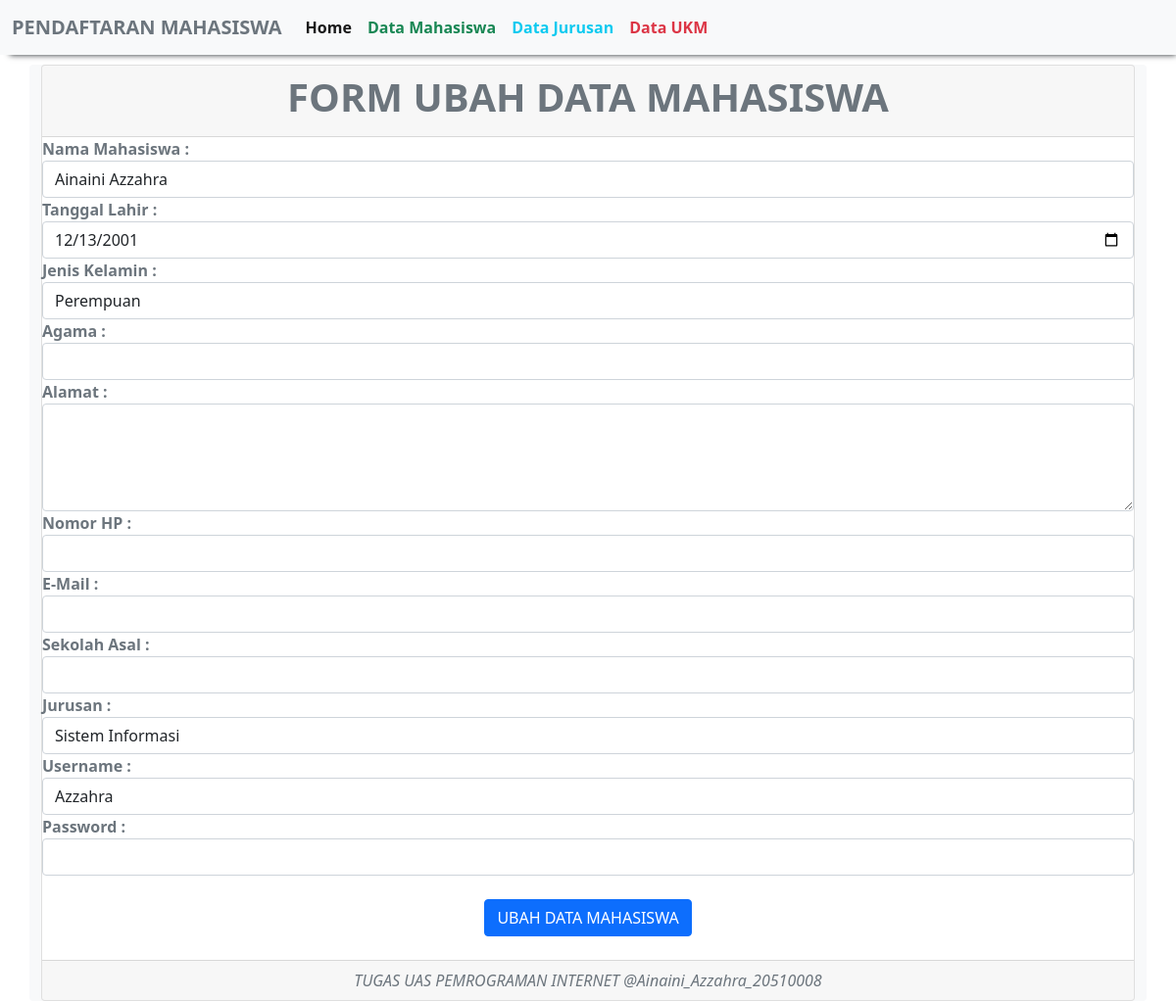
The app's page /ubah_mahasiswa.php (signed in) with its own data.
### tables this page shows
CREATE TABLE `calon_mahasiswa` (
  `id_mahasiswa` int(11) NOT NULL,
  `nama` varchar(100) NOT NULL,
  `tanggal_lahir` date NOT NULL,
  `jenis_kelamin` enum('L','P') NOT NULL,
  `agama` enum('Islam','Kristen','Hindu','Budha','Atheis') NOT NULL,
  `alamat` text NOT NULL,
  `nomor_hp` bigint(20) NOT NULL,
  `email` char(50) NOT NULL,
  `sekolah_asal` varchar(100) NOT NULL,
  `username` varchar(50) NOT NULL,
  `password` varchar(50) NOT NULL,
  `id_jurusan` int(11) NOT NULL
);

### ubah_mahasiswa.php (the view, shortened to what this page needs)
<?php
    include "header.php";
?>
<!DOCTYPE html>
<html>
<head>
  <link href="https://cdn.jsdelivr.net/npm/bootstrap@5.0.2/dist/css/bootstrap.min.css" rel="stylesheet">
</head>
<body>
    <?php
    include "koneksi.php";
    $qry_get_mahasiswa=mysqli_query($conn,"select * from calon_mahasiswa");
    $dt_mahasiswa=mysqli_fetch_array($qry_get_mahasiswa);
    ?>
    <div class="card text">
         <div class="card-header text-secondary">
            <center><h1><b>FORM UBAH DATA MAHASISWA</b></h1></center>
         </div>
         <form action="proses_ubah_mahasiswa.php" method="post" class="text-secondary">
                <b>Nama Mahasiswa :</b>
                <input type="text" name="nama" value="<?=$dt_mahasiswa['nama']?>" class="form-control">
                <b>Tanggal Lahir :</b>
                <input type="date" name="tanggal_lahir" value="<?=$dt_mahasiswa['tanggal_lahir']?>" class="form-control">
                <b>Jenis Kelamin :</b>
                <?php
                $arr_jk=array('L'=>'Laki-Laki','P'=>'Perempuan');
                ?>
                <select name="jenis_kelamin" class="form-control">
                  <?php foreach ($arr_jk as $key_jk => $val_jk):
                     if($key_jk==$dt_mahasiswa['jenis_kelamin']){
                         $selek="selected";
                     } else {
                         $selek="";
                     }
                  ?>
                     <option value="<?=$key_jk?>" <?=$selek?>><?=$val_jk?></option>
                  <?php endforeach ?>
                </select>
                <b>Agama :</b>
                <?php
                $arr_ag=array('I'=>'Islam','K'=>'Kristen','H'=>'Hindu','B'=>'Budha','A'=>'Atheis');
                ?>
                <select name="agama" class="form-control">
                  <option></option>
                  <?php foreach ($arr_ag as $key_ag => $val_ag):
                     if($key_ag==$dt_mahasiswa['agama']){
                         $selek="selected";
                     } else {
                         $selek="";
                     }
                  ?>
                     <option value="<?=$key_ag?>" <?=$selek?>><?=$val_ag?></option>
                  <?php endforeach ?>
                </select>
                <b>Alamat :</b>
                <textarea name="alamat" class="form-control" rows="4"></textarea>
                <b>Nomor HP :</b>
                <input type="text" name="nomor_hp" value="" class="form-control">
                <b>E-Mail :</b>
                <input type="text" name="email" value="" class="form-control">
                <b>Sekolah Asal :</b>
                <input type="text" name="sekolah_asal" value="" class="form-control">
                <b>Jurusan :</b>
                <select name="id_jurusan" class="form-control">
                  <?php
                  include "koneksi.php";
                  $qry_jurusan=mysqli_query($conn,"select * from ambil_jurusan");
                  while($data_jurusan=mysqli_fetch_array($qry_jurusan)){
                    if($data_jurusan['id_jurusan']==$dt_mahasiswa['id_jurusan']){
                      $selek="selected";
                    } else {
                              $selek="";
                    }
                echo '<option value="'.$data_jurusan['id_jurusan'].'" '.$selek.'>'.$data_jurusan['nama_jurusan'].'</option>';
                  }
                  ?>
                </select>
                <b>Username :</b>
                <input type="text" name="username" value="<?=$dt_mahasiswa['username']?>" class="form-control">
                <b>Password :</b>
                <input type="Password" name="password" value="" class="form-control"><br>
                <center><input type="submit" name="simpan" value="UBAH DATA MAHASISWA" class="btn btn-primary"></center>
          </form><br>
         <div class="card-footer text-muted">
           <center><i>TUGAS UAS PEMROGRAMAN INTERNET @Ainaini_Azzahra_20510008</i></center>
         </div>
    </div>
</body>
</html>
<?php
    include "footer.php";
?>

### records on screen
calon_mahasiswa: nama "Ainaini Azzahra", tanggal_lahir "12/13/2001", username "Azzahra"

### other values on screen
form field jenis_kelamin "Perempuan"
form field id_jurusan "Sistem Informasi"
